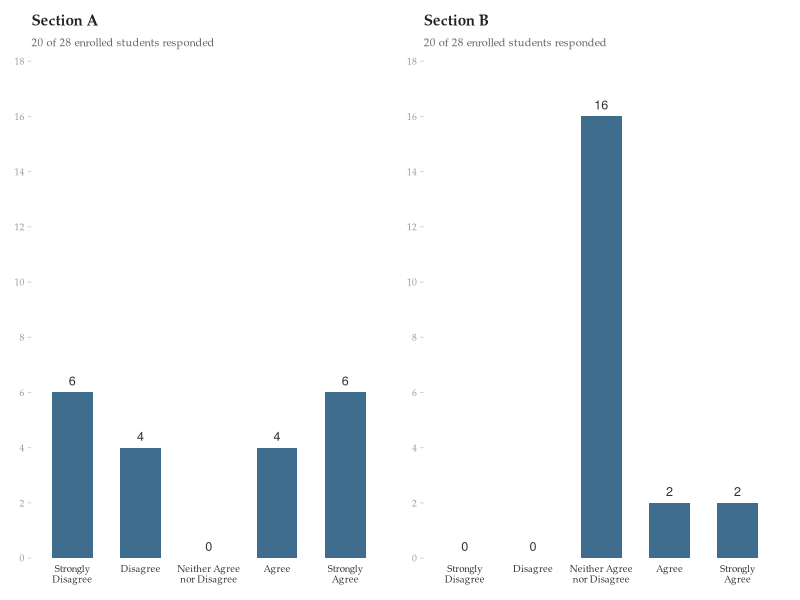
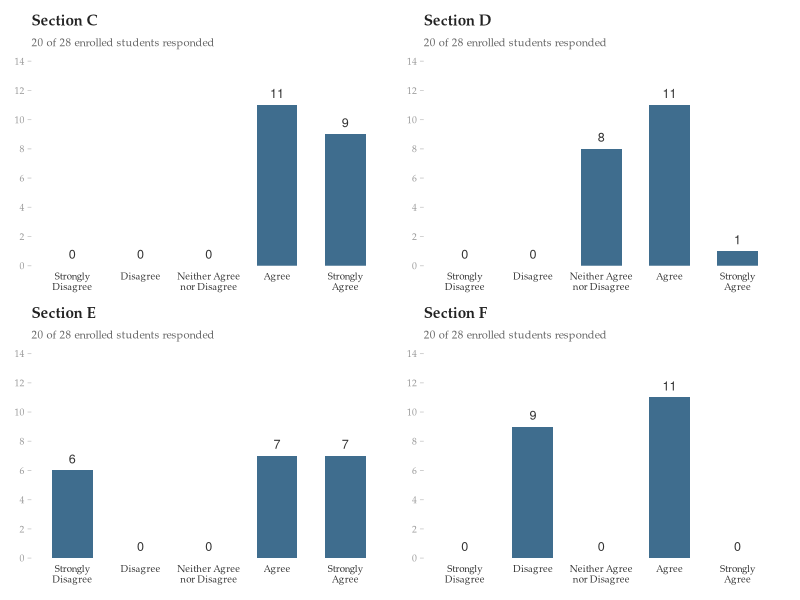
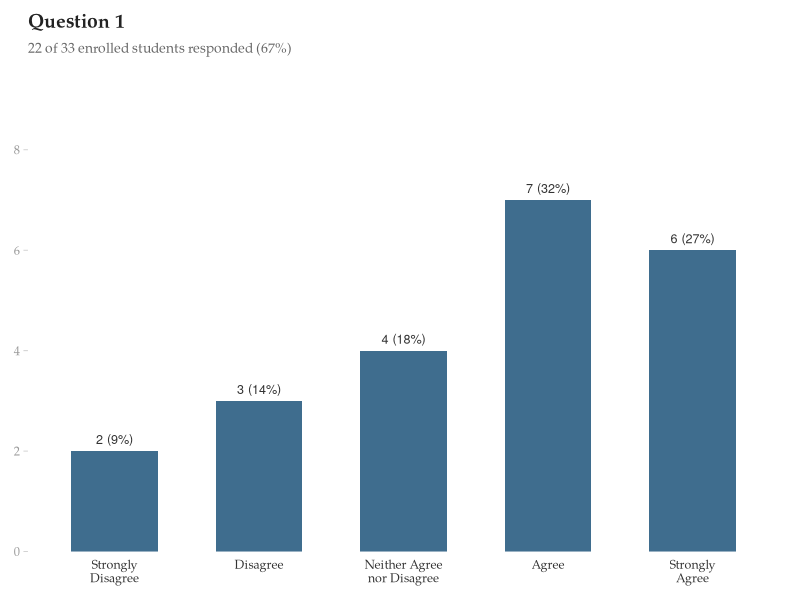
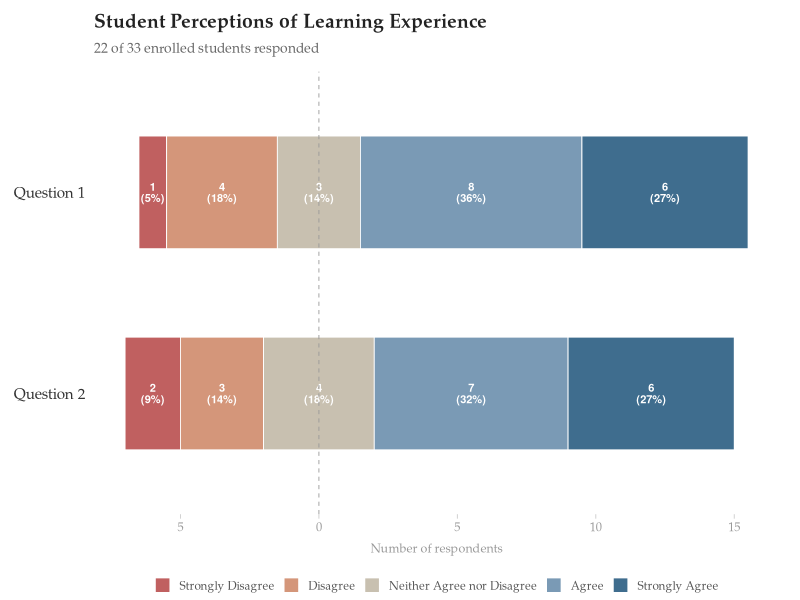

Write the R code that produced these figures, in order.
## ---- chunk 1
library(knitr)
library(kableExtra)
library(ggplot2)
library(ggthemes)
library(dplyr)
library(patchwork)

resp_levels_med <- c("Strongly\nDisagree", "Disagree",
                 "Neither Agree\nnor Disagree", "Agree",
                 "Strongly\nAgree")

make_bar_med <- function(counts, title, subtitle, max_y = NULL) {
  df <- data.frame(
    response = factor(resp_levels_med, levels = resp_levels_med),
    count = counts
  )
  if (is.null(max_y)) max_y <- max(counts) + 2
  ggplot(df, aes(x = response, y = count)) +
    geom_col(fill = "#3F6D8E", width = 0.6) +
    geom_text(aes(label = count), vjust = -0.7,
              size = 3.2, color = "#333333") +
    scale_y_continuous(breaks = seq(0, max_y, by = 2),
                       limits = c(0, max_y),
                       expand = c(0, 0)) +
    labs(title = title, subtitle = subtitle,
         x = NULL, y = NULL) +
    theme_tufte(base_size = 11, base_family = "Palatino") +
    theme(
      plot.title    = element_text(size = 11, face = "bold", color = "#222222"),
      plot.subtitle = element_text(size = 8, color = "#666666", margin = margin(b = 8)),
      axis.ticks.x  = element_blank(),
      axis.ticks.y  = element_line(color = "#CCCCCC", linewidth = 0.3),
      axis.text.x   = element_text(size = 7, color = "#333333", lineheight = 0.9),
      axis.text.y   = element_text(size = 7, color = "#999999"),
      panel.grid    = element_blank(),
      plot.margin   = margin(5, 10, 5, 5)
    )
}
## ---- chunk 2
tbl_m1 <- data.frame(
  Response = c("Strongly Agree", "Agree", "Neither Agree nor Disagree",
               "Disagree", "Strongly Disagree"),
  A = c(6, 4, 0, 4, 6),
  B = c(2, 2, 16, 0, 0)
)

tbl_m1 %>%
  kable(col.names = c("", "Section A", "Section B"),
        align = c("l", "c", "c"),
        caption = "Frequency distribution of responses (20 of 28 enrolled students responded)") %>%
  kable_styling(bootstrap_options = c("condensed"),
                full_width = FALSE, font_size = 13) %>%
  row_spec(0, bold = TRUE, color = "#333333") %>%
  column_spec(1, width = "14em") %>%
  column_spec(2:3, width = "7em")
## ---- chunk 3
p1a <- make_bar_med(c(6, 4, 0, 4, 6), "Section A", "20 of 28 enrolled students responded", max_y = 18)
p1b <- make_bar_med(c(0, 0, 16, 2, 2), "Section B", "20 of 28 enrolled students responded", max_y = 18)
p1a + p1b
## ---- chunk 4
tbl_m2 <- data.frame(
  Response = c("Strongly Agree", "Agree", "Neither Agree nor Disagree",
               "Disagree", "Strongly Disagree"),
  A = c(9, 11, 0, 0, 0),
  B = c(1, 11, 8, 0, 0),
  C = c(7, 7, 0, 0, 6),
  D = c(0, 11, 0, 9, 0)
)

tbl_m2 %>%
  kable(col.names = c("", "Section C", "Section D", "Section E", "Section F"),
        align = c("l", "c", "c", "c", "c"),
        caption = "Frequency distribution of responses (20 of 28 enrolled students responded)") %>%
  kable_styling(bootstrap_options = c("condensed"),
                full_width = FALSE, font_size = 13) %>%
  row_spec(0, bold = TRUE, color = "#333333") %>%
  column_spec(1, width = "14em") %>%
  column_spec(2:5, width = "6em")
## ---- chunk 5
p2a <- make_bar_med(c(0, 0, 0, 11, 9), "Section C", "20 of 28 enrolled students responded", max_y = 14)
p2b <- make_bar_med(c(0, 0, 8, 11, 1), "Section D", "20 of 28 enrolled students responded", max_y = 14)
p2c <- make_bar_med(c(6, 0, 0, 7, 7), "Section E", "20 of 28 enrolled students responded", max_y = 14)
p2d <- make_bar_med(c(0, 9, 0, 11, 0), "Section F", "20 of 28 enrolled students responded", max_y = 14)
(p2a + p2b) / (p2c + p2d)
## ---- chunk 6
library(knitr)
library(kableExtra)
## ---- chunk 7
n <- 22
q1 <- c(6, 7, 4, 3, 2)
q2 <- c(6, 8, 3, 4, 1)

tbl <- data.frame(
  Response = c("Strongly Agree", "Agree", "Neither Agree nor Disagree",
               "Disagree", "Strongly Disagree"),
  Q1 = paste0(q1, " (", round(100 * q1 / n), "%)"),
  Q2 = paste0(q2, " (", round(100 * q2 / n), "%)")
)

tbl %>%
  kable(col.names = c("", "Question 1", "Question 2"),
        align = c("l", "c", "c"),
        caption = "Frequency distribution of responses (22 of 33 enrolled students responded; response rate 67 percent)") %>%
  kable_styling(bootstrap_options = c("condensed"),
                full_width = FALSE,
                font_size = 15) %>%
  row_spec(0, bold = TRUE, color = "#333333") %>%
  column_spec(1, width = "14em", color = "#333333") %>%
  column_spec(2:3, width = "8em")
## ---- chunk 8
library(ggplot2)
library(ggthemes)
library(dplyr)

enrolled   <- 33
responded  <- 22

resp_levels <- c("Strongly\nDisagree", "Disagree",
                 "Neither Agree\nnor Disagree", "Agree",
                 "Strongly\nAgree")

resp_levels_clean <- c("Strongly Disagree", "Disagree",
                       "Neither Agree nor Disagree", "Agree",
                       "Strongly Agree")

q1_counts <- c(2, 3, 4, 7, 6)
q2_counts <- c(1, 4, 3, 8, 6)

q1 <- data.frame(
  response = factor(resp_levels, levels = resp_levels),
  count    = q1_counts
)

q2 <- data.frame(
  response = factor(resp_levels, levels = resp_levels),
  count    = q2_counts
)

pal5 <- c("#C06060",   # Strongly Disagree
          "#D4967A",   # Disagree
          "#C8C0B0",   # Neither
          "#7A9AB5",   # Agree
          "#3F6D8E")   # Strongly Agree
## ---- chunk 9
q1$label <- paste0(q1$count, " (", round(100 * q1$count / responded), "%)")
ggplot(q1, aes(x = response, y = count)) +
  geom_col(fill = "#3F6D8E", width = 0.6) +
  geom_text(aes(label = label), vjust = -0.7,
            size = 3.2, color = "#333333") +
  scale_y_continuous(breaks = seq(0, max(q1$count) + 1, by = 2),
                     limits = c(0, max(q1$count) + 2.5),
                     expand = c(0, 0)) +
  labs(title    = "Question 1",
       subtitle = paste0(responded, " of ", enrolled, " enrolled students responded (", round(100 * responded / enrolled), "%)"),
       x = NULL, y = NULL) +
  theme_tufte(base_size = 13, base_family = "Palatino") +
  theme(
    plot.title    = element_text(size = 14, face = "bold", color = "#222222"),
    plot.subtitle = element_text(size = 10, color = "#666666", margin = margin(b = 12)),
    axis.ticks.x  = element_blank(),
    axis.ticks.y  = element_line(color = "#CCCCCC", linewidth = 0.3),
    axis.text.x   = element_text(size = 9, color = "#333333", lineheight = 0.9),
    axis.text.y   = element_text(size = 9, color = "#999999"),
    panel.grid    = element_blank(),
    plot.margin   = margin(10, 15, 10, 10)
  )
## ---- chunk 10
build_diverging <- function(counts, levels) {
  n <- length(counts)
  mid_idx <- 3
  half_mid <- counts[mid_idx] / 2

  xmin <- numeric(n)
  xmax <- numeric(n)

  # Right side: neutral right half, Agree, Strongly Agree
  xmin[mid_idx] <- 0;    xmax[mid_idx] <- half_mid
  xmin[4] <- half_mid;   xmax[4] <- half_mid + counts[4]
  xmin[5] <- xmax[4];    xmax[5] <- xmax[4] + counts[5]

  # Left side: neutral left half, Disagree, Strongly Disagree
  xmin[mid_idx] <- -half_mid
  xmax[2] <- -half_mid;          xmin[2] <- -half_mid - counts[2]
  xmax[1] <- xmin[2];            xmin[1] <- xmin[2] - counts[1]

  data.frame(
    response = factor(levels, levels = levels),
    count = counts,
    xmin = xmin, xmax = xmax,
    xmid = (xmin + xmax) / 2
  )
}

seg1 <- build_diverging(q1_counts, resp_levels_clean) %>% mutate(question = "Question 1")
seg2 <- build_diverging(q2_counts, resp_levels_clean) %>% mutate(question = "Question 2")
segments <- bind_rows(seg1, seg2) %>%
  mutate(label = paste0(count, "\n(", round(100 * count / responded), "%)"))

ggplot(segments, aes(y = question)) +
  geom_rect(aes(xmin = xmin, xmax = xmax,
                ymin = as.numeric(factor(question)) - 0.28,
                ymax = as.numeric(factor(question)) + 0.28,
                fill = response),
            color = "white", linewidth = 0.3) +
  geom_text(data = filter(segments, count > 0),
            aes(x = xmid, label = label,
                y = as.numeric(factor(question))),
            color = "white", fontface = "bold", size = 2.8, lineheight = 0.85) +
  geom_vline(xintercept = 0, color = "#999999", linewidth = 0.3,
             linetype = "dashed") +
  scale_fill_manual(values = pal5, name = NULL,
                    guide = guide_legend(nrow = 1)) +
  scale_y_discrete(limits = c("Question 2", "Question 1")) +
  scale_x_continuous(breaks = seq(-10, 15, by = 5),
                     labels = abs(seq(-10, 15, by = 5))) +
  labs(title    = "Student Perceptions of Learning Experience",
       subtitle = paste0(responded, " of ", enrolled,
                         " enrolled students responded"),
       x = "Number of respondents", y = NULL) +
  theme_tufte(base_size = 13, base_family = "Palatino") +
  theme(
    plot.title       = element_text(size = 14, face = "bold", color = "#222222"),
    plot.subtitle    = element_text(size = 10, color = "#666666",
                                    margin = margin(b = 10)),
    axis.text.y      = element_text(size = 11, color = "#333333"),
    axis.text.x      = element_text(size = 9, color = "#999999"),
    axis.title.x     = element_text(size = 9, color = "#999999",
                                    margin = margin(t = 6)),
    axis.ticks.y     = element_blank(),
    axis.ticks.x     = element_line(color = "#CCCCCC", linewidth = 0.3),
    legend.position  = "bottom",
    legend.text      = element_text(size = 8.5, color = "#555555"),
    legend.key.size  = unit(0.4, "cm"),
    legend.spacing.x = unit(0.15, "cm"),
    legend.margin    = margin(t = 2),
    panel.grid       = element_blank(),
    plot.margin      = margin(10, 15, 5, 10)
  )
